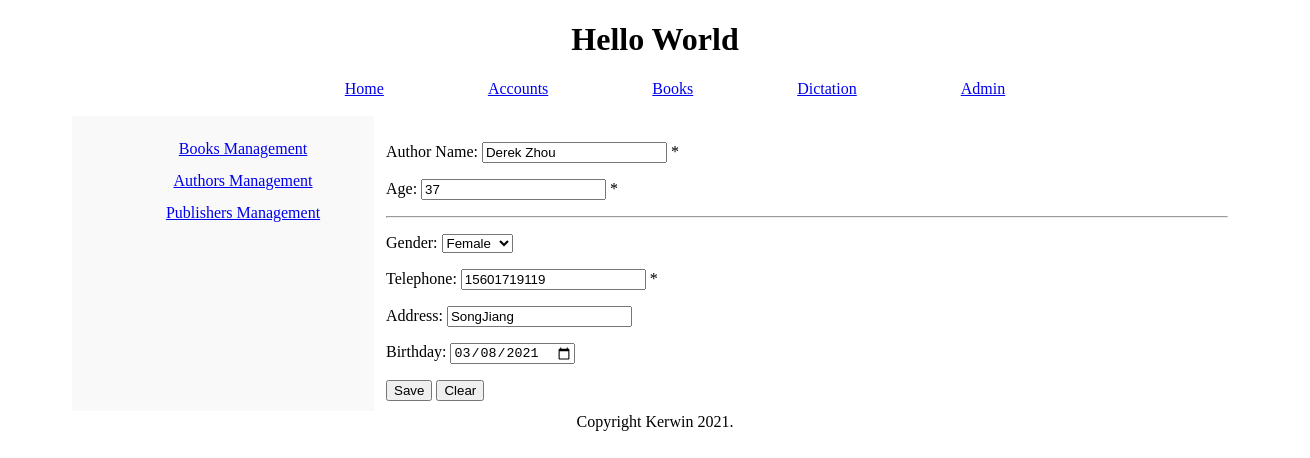
Page /books/authors/edit/2 on the committed database.
### BookModel/models.py (models this page shows, shortened)
class Author(models.Model):
    name = models.CharField(max_length=32)
    age = models.SmallIntegerField()

class AuthorDetail(models.Model):
    gender = models.SmallIntegerField(
        choices=common.GENDER_LIST)
    tel = models.CharField(max_length=32)
    address = models.CharField(max_length=64)
    birthday = models.DateField()
    author = models.OneToOneField(
        "Author", related_name="detail", primary_key=True, unique=True, on_delete=models.CASCADE)

### BookModel/views.py (the view, shortened to what this page needs)
# urls.py: re_path(r'^authors/edit/(?P<id>\d+)', views.authors_edit),
def authors_edit(request, id):
    author = Author.objects.get(id=id)
    detail = AuthorDetail.objects.get(author=author)
    form1, form2 = None, None
    if request.method == 'GET':
        form1 = AuthorForm({
            'name': author.name,
            'age': author.age
        })
        form2 = AuthorDetailForm({
            'gender': detail.gender,
            'tel': detail.tel,
            'address': detail.address,
            'birthday': detail.birthday
        })
    return render(request, 'books/authors_add.html', {'form1': form1, 'form2': form2})

### BookModel/form.py
class AuthorForm(forms.Form):
    name = forms.CharField(label='Author Name',
                           min_length=2, max_length=32, help_text='*')
    age = forms.DecimalField(label='Age', help_text='*')

class AuthorDetailForm(forms.Form):
    gender = forms.ChoiceField(
        label='Gender', choices=common.GENDER_LIST, initial=2)
    tel = forms.CharField(label='Telephone',
                          min_length=2, max_length=32, help_text='*')
    address = forms.CharField(label='Address', max_length=64)
    birthday = forms.DateField(
        label='Birthday', widget=forms.DateInput({'type': 'date'}))

### Templates/Books/authors_add.html
{%extends 'base.html'%}{%block mainbody%}
<table class="nav">
  <tr>
    <td class="nav-bar">{%include 'books/nav.html'%}</td>
    <td class="container">
      <form action="" method="POST">
        {% csrf_token %} {{form1.as_p}}
        <hr />
        {{form2.as_p}}
        <input type="submit" value="Save" />
        <input type="reset" value="Clear" />
      </form>
    </td>
  </tr>
</table>
{%endblock mainbody%}

### Statics/css/main.css (style rules this page uses)
body { margin: 0 auto; padding: 0; width: 1300px; text-align: center; }
table { margin: 0 auto; width: 90%; }
.nav .nav-bar { width: 300px; line-height: 200%; text-align: center; background: #f9f9f9; vertical-align: top; }
.nav .container { padding: 10px; text-align: left; vertical-align: top; }

### rows in the picture
Author: name "Derek Zhou", age "37"
AuthorDetail: gender "Female", tel "15601719119", address "SongJiang", birthday "03/08/2021"
